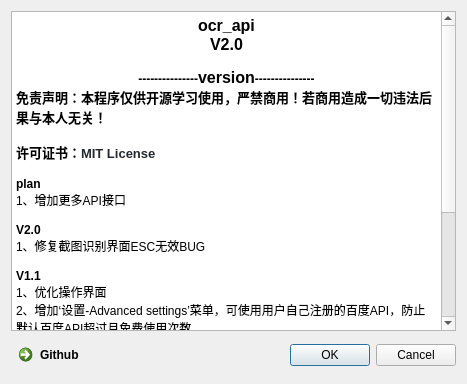
<?xml version="1.0" encoding="UTF-8"?>
<ui version="4.0">
 <class>Dialog</class>
 <widget class="QDialog" name="Dialog">
  <property name="geometry">
   <rect>
    <x>0</x>
    <y>0</y>
    <width>467</width>
    <height>384</height>
   </rect>
  </property>
  <property name="windowTitle">
   <string>version</string>
  </property>
  <layout class="QGridLayout" name="gridLayout">
   <item row="1" column="1">
    <widget class="QDialogButtonBox" name="buttonBox">
     <property name="orientation">
      <enum>Qt::Horizontal</enum>
     </property>
     <property name="standardButtons">
      <set>QDialogButtonBox::Cancel|QDialogButtonBox::Ok</set>
     </property>
    </widget>
   </item>
   <item row="0" column="0" colspan="2">
    <widget class="QTextBrowser" name="textBrowser">
     <property name="html">
      <string>&lt;!DOCTYPE HTML PUBLIC &quot;-//W3C//DTD HTML 4.0//EN&quot; &quot;http://www.w3.org/TR/REC-html40/strict.dtd&quot;&gt;
&lt;html&gt;&lt;head&gt;&lt;meta name=&quot;qrichtext&quot; content=&quot;1&quot; /&gt;&lt;style type=&quot;text/css&quot;&gt;
p, li { white-space: pre-wrap; }
&lt;/style&gt;&lt;/head&gt;&lt;body style=&quot; font-family:'SimSun'; font-size:9pt; font-weight:400; font-style:normal;&quot;&gt;
&lt;p align=&quot;center&quot; style=&quot; margin-top:0px; margin-bottom:0px; margin-left:0px; margin-right:0px; -qt-block-indent:0; text-indent:0px;&quot;&gt;&lt;span style=&quot; font-size:12pt; font-weight:600;&quot;&gt;ocr_api&lt;/span&gt;&lt;/p&gt;
&lt;p align=&quot;center&quot; style=&quot; margin-top:0px; margin-bottom:0px; margin-left:0px; margin-right:0px; -qt-block-indent:0; text-indent:0px;&quot;&gt;&lt;span style=&quot; font-size:12pt; font-weight:600;&quot;&gt;V2.0&lt;/span&gt;&lt;/p&gt;
&lt;p align=&quot;right&quot; style=&quot;-qt-paragraph-type:empty; margin-top:0px; margin-bottom:0px; margin-left:0px; margin-right:0px; -qt-block-indent:0; text-indent:0px;&quot;&gt;&lt;br /&gt;&lt;/p&gt;
&lt;p align=&quot;center&quot; style=&quot; margin-top:0px; margin-bottom:0px; margin-left:0px; margin-right:0px; -qt-block-indent:0; text-indent:0px;&quot;&gt;&lt;span style=&quot; font-weight:600;&quot;&gt;---------------&lt;/span&gt;&lt;span style=&quot; font-size:12pt; font-weight:600;&quot;&gt;version&lt;/span&gt;&lt;span style=&quot; font-weight:600;&quot;&gt;---------------&lt;/span&gt;&lt;/p&gt;
&lt;p style=&quot; margin-top:0px; margin-bottom:0px; margin-left:0px; margin-right:0px; -qt-block-indent:0; text-indent:0px;&quot;&gt;&lt;span style=&quot; font-size:10pt; font-weight:600;&quot;&gt;免责声明：本程序仅供开源学习使用，严禁商用！若商用造成一切违法后果与本人无关！&lt;/span&gt;&lt;/p&gt;
&lt;p style=&quot;-qt-paragraph-type:empty; margin-top:0px; margin-bottom:0px; margin-left:0px; margin-right:0px; -qt-block-indent:0; text-indent:0px; font-size:10pt; font-weight:600;&quot;&gt;&lt;br /&gt;&lt;/p&gt;
&lt;p style=&quot; margin-top:0px; margin-bottom:0px; margin-left:0px; margin-right:0px; -qt-block-indent:0; text-indent:0px;&quot;&gt;&lt;span style=&quot; font-size:10pt; font-weight:600;&quot;&gt;许可证书：&lt;/span&gt;&lt;span style=&quot; font-family:'ui-monospace','SFMono-Regular','SF Mono','Menlo','Consolas','Liberation Mono','monospace'; font-size:10pt; font-weight:600; color:#24292f; background-color:#ffffff;&quot;&gt;MIT License&lt;/span&gt;&lt;/p&gt;
&lt;p style=&quot;-qt-paragraph-type:empty; margin-top:0px; margin-bottom:0px; margin-left:0px; margin-right:0px; -qt-block-indent:0; text-indent:0px; font-family:'ui-monospace','SFMono-Regular','SF Mono','Menlo','Consolas','Liberation Mono','monospace'; font-size:10pt; font-weight:600; color:#24292f;&quot;&gt;&lt;br /&gt;&lt;/p&gt;
&lt;p style=&quot; margin-top:0px; margin-bottom:0px; margin-left:0px; margin-right:0px; -qt-block-indent:0; text-indent:0px;&quot;&gt;&lt;span style=&quot; font-weight:600;&quot;&gt;plan&lt;/span&gt;&lt;/p&gt;
&lt;p style=&quot; margin-top:0px; margin-bottom:0px; margin-left:0px; margin-right:0px; -qt-block-indent:0; text-indent:0px;&quot;&gt;1、增加更多API接口&lt;/p&gt;
&lt;p style=&quot;-qt-paragraph-type:empty; margin-top:0px; margin-bottom:0px; margin-left:0px; margin-right:0px; -qt-block-indent:0; text-indent:0px;&quot;&gt;&lt;br /&gt;&lt;/p&gt;
&lt;p style=&quot; margin-top:0px; margin-bottom:0px; margin-left:0px; margin-right:0px; -qt-block-indent:0; text-indent:0px;&quot;&gt;&lt;span style=&quot; font-weight:600;&quot;&gt;V2.0&lt;/span&gt;&lt;/p&gt;
&lt;p style=&quot; margin-top:0px; margin-bottom:0px; margin-left:0px; margin-right:0px; -qt-block-indent:0; text-indent:0px;&quot;&gt;1、修复截图识别界面ESC无效BUG&lt;/p&gt;
&lt;p style=&quot;-qt-paragraph-type:empty; margin-top:0px; margin-bottom:0px; margin-left:0px; margin-right:0px; -qt-block-indent:0; text-indent:0px;&quot;&gt;&lt;br /&gt;&lt;/p&gt;
&lt;p style=&quot; margin-top:0px; margin-bottom:0px; margin-left:0px; margin-right:0px; -qt-block-indent:0; text-indent:0px;&quot;&gt;&lt;span style=&quot; font-weight:600;&quot;&gt;V1.1&lt;/span&gt;&lt;/p&gt;
&lt;p style=&quot; margin-top:0px; margin-bottom:0px; margin-left:0px; margin-right:0px; -qt-block-indent:0; text-indent:0px;&quot;&gt;1、优化操作界面&lt;/p&gt;
&lt;p style=&quot; margin-top:0px; margin-bottom:0px; margin-left:0px; margin-right:0px; -qt-block-indent:0; text-indent:0px;&quot;&gt;2、增加‘设置-Advanced settings’菜单，可使用用户自己注册的百度API，防止默认百度API超过月免费使用次数&lt;/p&gt;
&lt;p style=&quot;-qt-paragraph-type:empty; margin-top:0px; margin-bottom:0px; margin-left:0px; margin-right:0px; -qt-block-indent:0; text-indent:0px;&quot;&gt;&lt;br /&gt;&lt;/p&gt;
&lt;p style=&quot; margin-top:0px; margin-bottom:0px; margin-left:0px; margin-right:0px; -qt-block-indent:0; text-indent:0px;&quot;&gt;&lt;span style=&quot; font-weight:600;&quot;&gt;V1.0&lt;/span&gt;&lt;/p&gt;
&lt;p style=&quot; margin-top:0px; margin-bottom:0px; margin-left:0px; margin-right:0px; -qt-block-indent:0; text-indent:0px;&quot;&gt;1、GUI使用PySide2编写&lt;/p&gt;
&lt;p style=&quot; margin-top:0px; margin-bottom:0px; margin-left:0px; margin-right:0px; -qt-block-indent:0; text-indent:0px;&quot;&gt;2、使用python3.9.12&lt;/p&gt;
&lt;p style=&quot; margin-top:0px; margin-bottom:0px; margin-left:0px; margin-right:0px; -qt-block-indent:0; text-indent:0px;&quot;&gt;3、调用了百度OCR API&lt;/p&gt;
&lt;p style=&quot; margin-top:0px; margin-bottom:0px; margin-left:0px; margin-right:0px; -qt-block-indent:0; text-indent:0px;&quot;&gt;4、截图功能参考github上的textshot.py&lt;/p&gt;
&lt;p style=&quot; margin-top:0px; margin-bottom:0px; margin-left:0px; margin-right:0px; -qt-block-indent:0; text-indent:0px;&quot;&gt;5、本程序需联网，每月有使用次数限制（一般不会超过限制，若超过详见‘关于-help’菜单&lt;/p&gt;
&lt;p align=&quot;right&quot; style=&quot; margin-top:0px; margin-bottom:0px; margin-left:0px; margin-right:0px; -qt-block-indent:0; text-indent:0px;&quot;&gt;&lt;span style=&quot; font-size:10pt; font-weight:600;&quot;&gt;by qhz734&lt;/span&gt;&lt;/p&gt;
&lt;p align=&quot;right&quot; style=&quot; margin-top:0px; margin-bottom:0px; margin-left:0px; margin-right:0px; -qt-block-indent:0; text-indent:0px;&quot;&gt;&lt;span style=&quot; font-size:10pt; font-weight:600;&quot;&gt;2022.08.24&lt;/span&gt;&lt;/p&gt;&lt;/body&gt;&lt;/html&gt;</string>
     </property>
    </widget>
   </item>
   <item row="1" column="0">
    <widget class="QCommandLinkButton" name="commandLinkButton">
     <property name="text">
      <string>Github</string>
     </property>
    </widget>
   </item>
  </layout>
 </widget>
 <resources/>
 <connections>
  <connection>
   <sender>buttonBox</sender>
   <signal>accepted()</signal>
   <receiver>Dialog</receiver>
   <slot>accept()</slot>
   <hints>
    <hint type="sourcelabel">
     <x>259</x>
     <y>372</y>
    </hint>
    <hint type="destinationlabel">
     <x>157</x>
     <y>274</y>
    </hint>
   </hints>
  </connection>
  <connection>
   <sender>buttonBox</sender>
   <signal>rejected()</signal>
   <receiver>Dialog</receiver>
   <slot>reject()</slot>
   <hints>
    <hint type="sourcelabel">
     <x>327</x>
     <y>372</y>
    </hint>
    <hint type="destinationlabel">
     <x>286</x>
     <y>274</y>
    </hint>
   </hints>
  </connection>
 </connections>
</ui>
